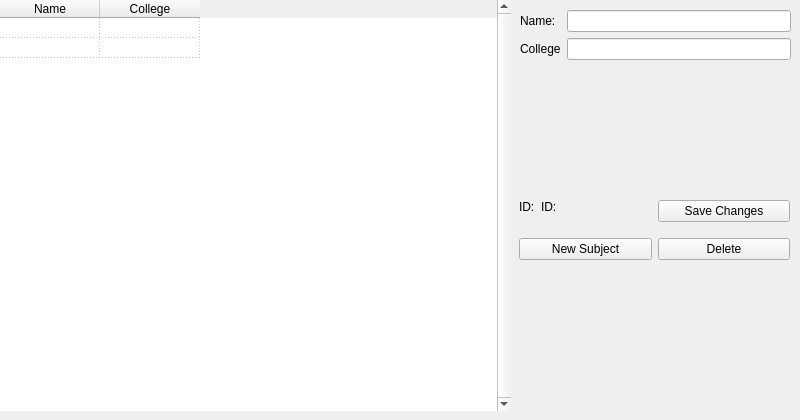
      <widget class="QWidget" name="tab_2">
       <attribute name="title">
        <string>Subjects</string>
       </attribute>
       <widget class="QTableWidget" name="tableWidget_adminSubjects">
        <property name="geometry">
         <rect>
          <x>0</x>
          <y>0</y>
          <width>511</width>
          <height>411</height>
         </rect>
        </property>
        <property name="frameShape">
         <enum>QFrame::NoFrame</enum>
        </property>
        <property name="frameShadow">
         <enum>QFrame::Plain</enum>
        </property>
        <property name="lineWidth">
         <number>0</number>
        </property>
        <property name="midLineWidth">
         <number>5</number>
        </property>
        <property name="verticalScrollBarPolicy">
         <enum>Qt::ScrollBarAlwaysOn</enum>
        </property>
        <property name="horizontalScrollBarPolicy">
         <enum>Qt::ScrollBarAlwaysOff</enum>
        </property>
        <property name="editTriggers">
         <set>QAbstractItemView::NoEditTriggers</set>
        </property>
        <property name="showDropIndicator" stdset="0">
         <bool>false</bool>
        </property>
        <property name="dragDropOverwriteMode">
         <bool>false</bool>
        </property>
        <property name="selectionMode">
         <enum>QAbstractItemView::SingleSelection</enum>
        </property>
        <property name="selectionBehavior">
         <enum>QAbstractItemView::SelectRows</enum>
        </property>
        <property name="textElideMode">
         <enum>Qt::ElideMiddle</enum>
        </property>
        <property name="showGrid">
         <bool>true</bool>
        </property>
        <property name="gridStyle">
         <enum>Qt::DotLine</enum>
        </property>
        <property name="sortingEnabled">
         <bool>true</bool>
        </property>
        <property name="cornerButtonEnabled">
         <bool>false</bool>
        </property>
        <property name="rowCount">
         <number>2</number>
        </property>
        <property name="columnCount">
         <number>2</number>
        </property>
        <attribute name="horizontalHeaderCascadingSectionResizes">
         <bool>false</bool>
        </attribute>
        <attribute name="verticalHeaderVisible">
         <bool>false</bool>
        </attribute>
        <attribute name="verticalHeaderDefaultSectionSize">
         <number>20</number>
        </attribute>
        <row>
         <property name="text">
          <string>Math 180</string>
         </property>
        </row>
        <row>
         <property name="text">
          <string>Biology 101</string>
         </property>
        </row>
        <column>
         <property name="text">
          <string>Name</string>
         </property>
        </column>
        <column>
         <property name="text">
          <string>College</string>
         </property>
        </column>
       </widget>
       <widget class="QWidget" name="formLayoutWidget_8">
        <property name="geometry">
         <rect>
          <x>520</x>
          <y>10</y>
          <width>271</width>
          <height>51</height>
         </rect>
        </property>
        <layout class="QFormLayout" name="formLayout_7">
         <item row="0" column="0">
          <widget class="QLabel" name="label_11">
           <property name="text">
            <string>Name:</string>
           </property>
          </widget>
         </item>
         <item row="0" column="1">
          <widget class="QLineEdit" name="lineEdit_adminSubjectName"/>
         </item>
         <item row="1" column="0">
          <widget class="QLabel" name="label_12">
           <property name="text">
            <string>College</string>
           </property>
          </widget>
         </item>
         <item row="1" column="1">
          <widget class="QLineEdit" name="lineEdit_adminSubjectCollege"/>
         </item>
        </layout>
       </widget>
       <widget class="QWidget" name="gridLayoutWidget_8">
        <property name="geometry">
         <rect>
          <x>519</x>
          <y>190</y>
          <width>271</width>
          <height>80</height>
         </rect>
        </property>
        <layout class="QGridLayout" name="gridLayout_8">
         <item row="1" column="0">
          <widget class="QPushButton" name="pushButton_adminSubjectNew">
           <property name="text">
            <string>New Subject</string>
           </property>
          </widget>
         </item>
         <item row="1" column="1">
          <widget class="QPushButton" name="pushButton_adminSubjectDelete">
           <property name="text">
            <string>Delete</string>
           </property>
          </widget>
         </item>
         <item row="0" column="1">
          <widget class="QPushButton" name="pushButton_adminSubjectSave">
           <property name="text">
            <string>Save Changes</string>
           </property>
          </widget>
         </item>
         <item row="0" column="0">
          <layout class="QHBoxLayout" name="horizontalLayout">
           <item>
            <layout class="QFormLayout" name="formLayout_9">
             <item row="0" column="0">
              <widget class="QLabel" name="label_SubjectID2">
               <property name="text">
                <string>ID:</string>
               </property>
              </widget>
             </item>
             <item row="0" column="1">
              <widget class="QLabel" name="label_SubjectID">
               <property name="text">
                <string>ID:</string>
               </property>
              </widget>
             </item>
            </layout>
           </item>
          </layout>
         </item>
        </layout>
       </widget>
      </widget>
